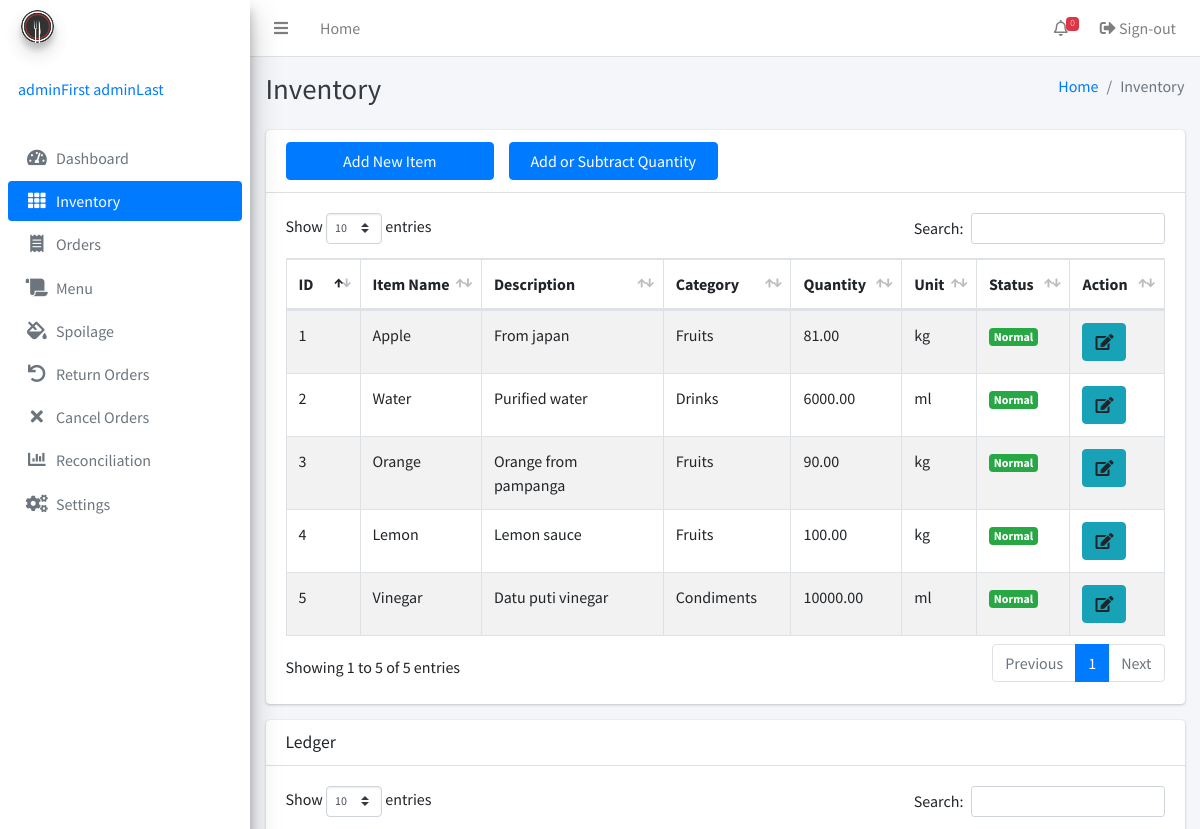
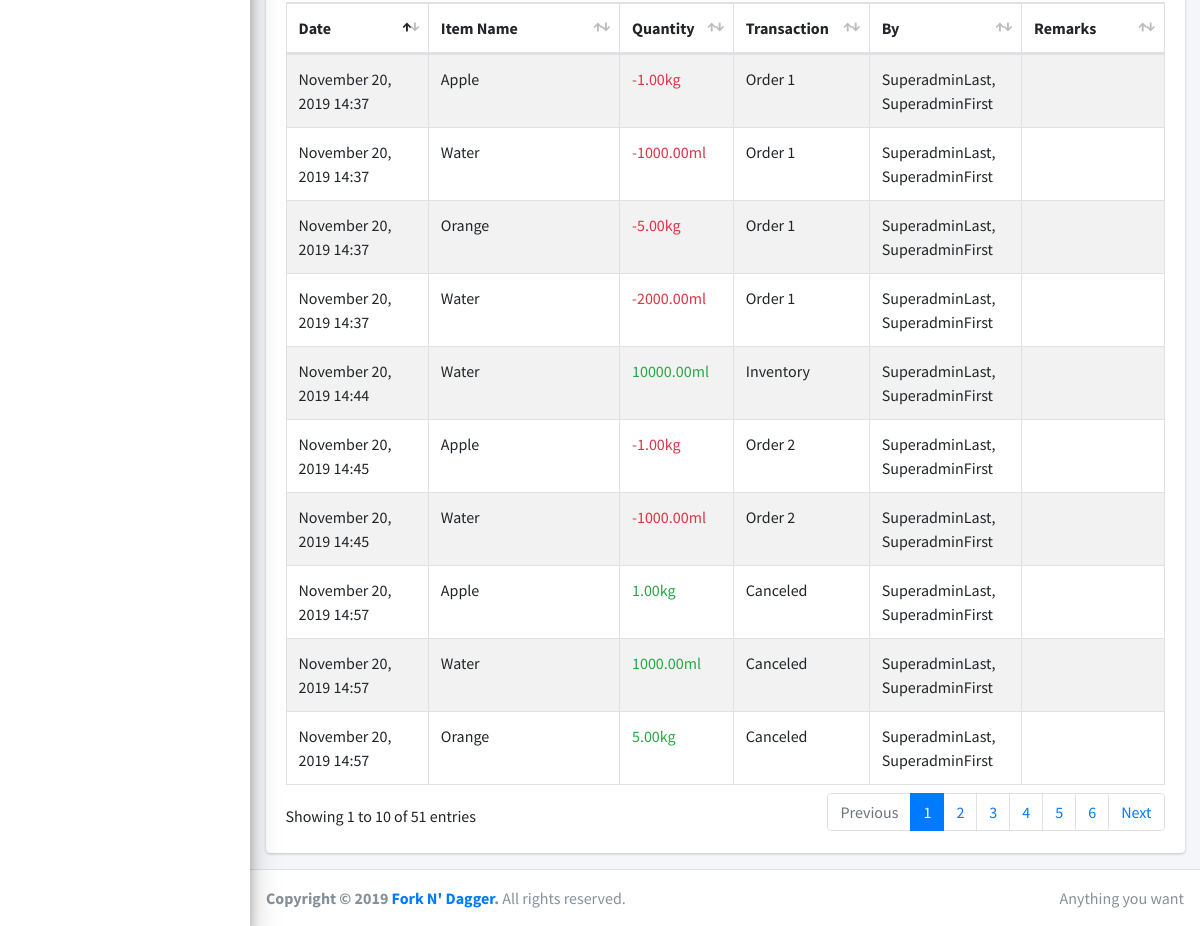
Before: /inventory.php (signed in) with the older database file (2 pictures, top to bottom).
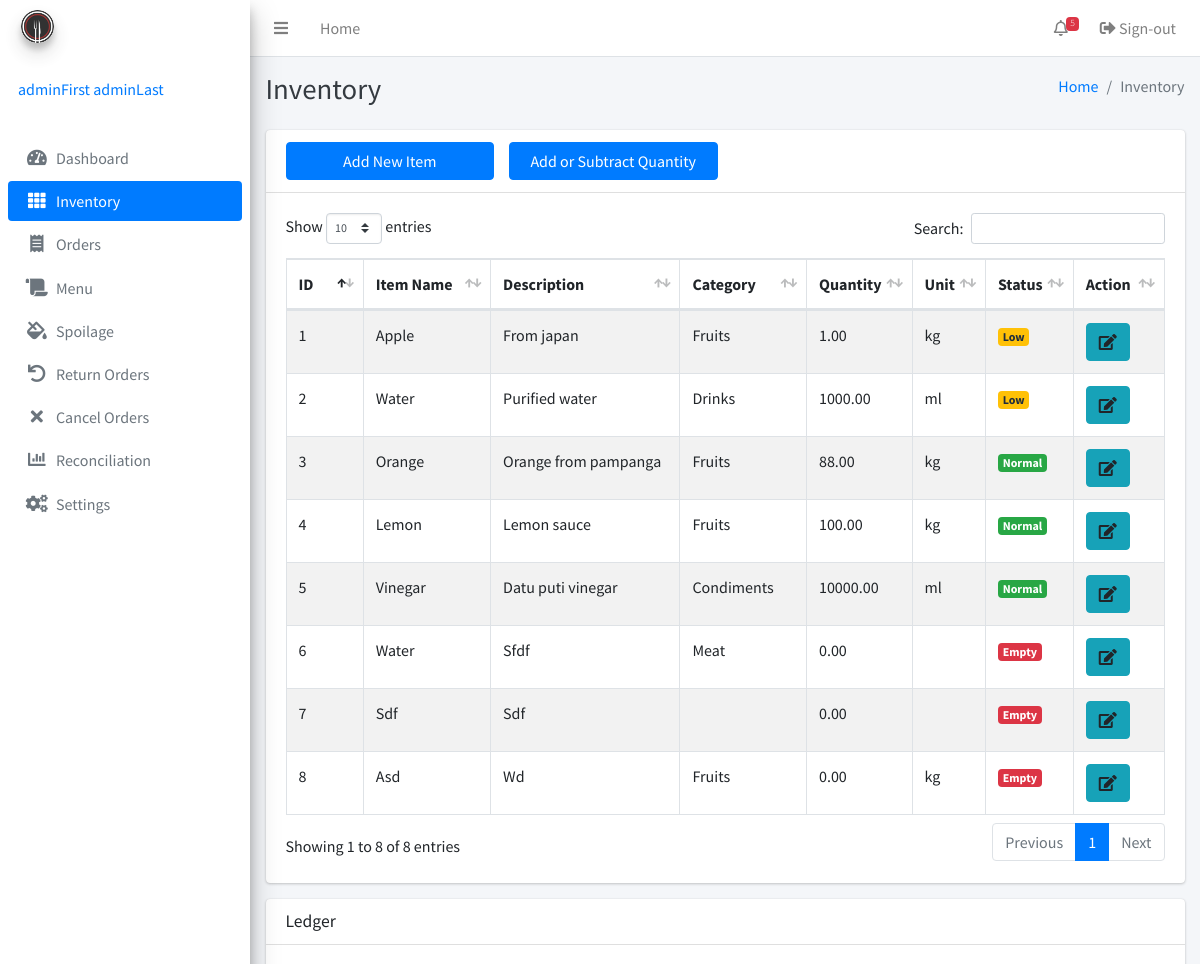
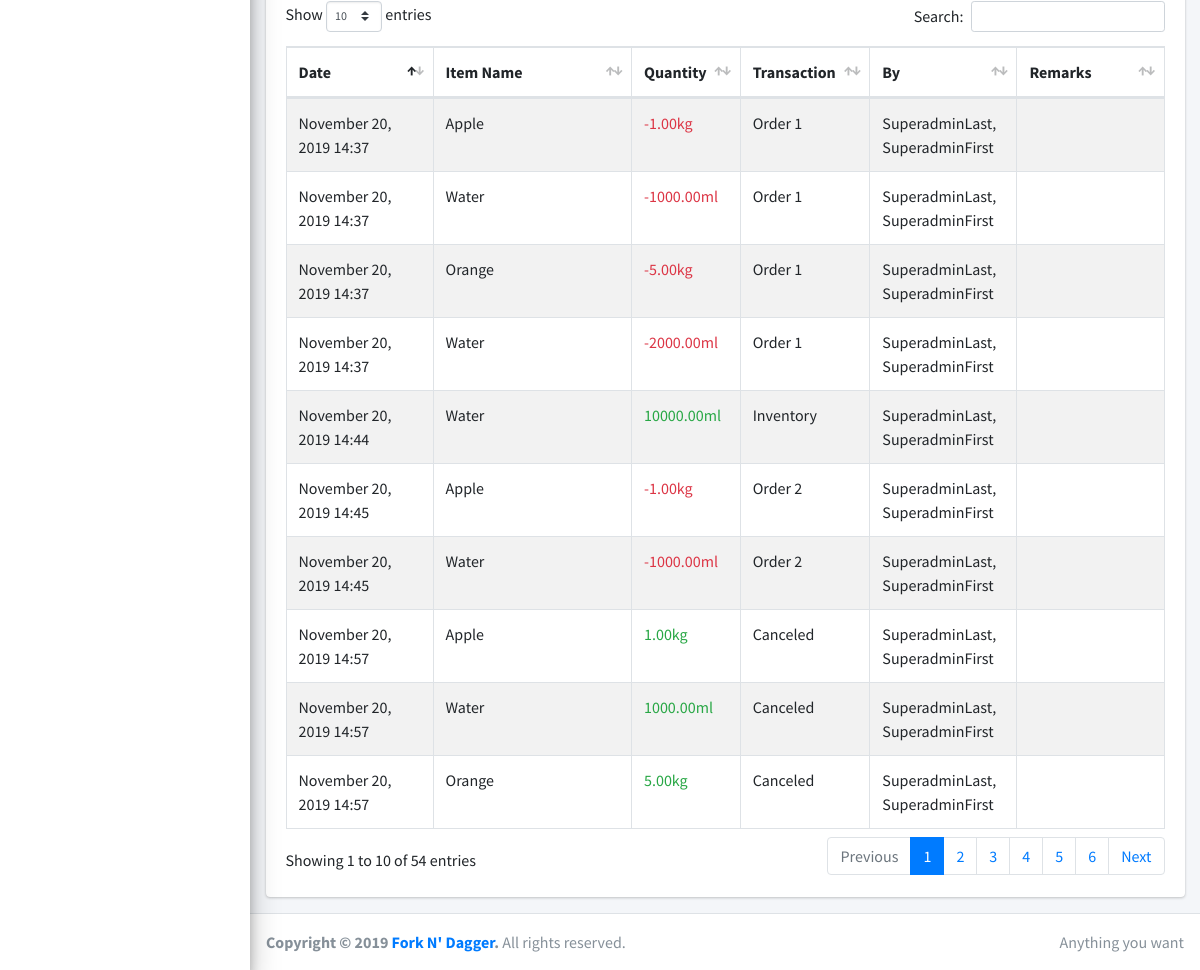
After: the same page with the newer database file (2 pictures, top to bottom).
### tables this page shows
CREATE TABLE IF NOT EXISTS `inventory` (
  `id` bigint(255) NOT NULL AUTO_INCREMENT,
  `itemname` varchar(255) NOT NULL,
  `description` varchar(255) NOT NULL,
  `quantity` decimal(65,2) UNSIGNED NOT NULL,
  `lowquantity` decimal(65,2) DEFAULT NULL,
  `categoryID` int(255) DEFAULT NULL,
  `unitID` int(255) DEFAULT NULL,
  `timestamp` timestamp(6) NOT NULL,
  `adminID` int(255) NOT NULL,
  PRIMARY KEY (`id`)
);

CREATE TABLE IF NOT EXISTS `category` (
  `id` bigint(255) NOT NULL AUTO_INCREMENT,
  `categoryname` varchar(255) NOT NULL,
  PRIMARY KEY (`id`),
  UNIQUE KEY `categoryname` (`categoryname`)
);

CREATE TABLE IF NOT EXISTS `uom` (
  `id` bigint(255) NOT NULL AUTO_INCREMENT,
  `uomname` varchar(255) NOT NULL,
  PRIMARY KEY (`id`),
  UNIQUE KEY `name` (`uomname`)
);

CREATE TABLE IF NOT EXISTS `ledger` (
  `id` bigint(255) NOT NULL AUTO_INCREMENT,
  `inventoryID` int(255) NOT NULL,
  `quantity` decimal(65,2) NOT NULL,
  `transaction` enum('Inventory','Order','Canceled','Returned','Spoilage') NOT NULL,
  `transactionID` bigint(255) DEFAULT NULL,
  `remarks` varchar(255) DEFAULT NULL,
  `timestamp` timestamp(6) NOT NULL,
  `adminID` int(255) NOT NULL,
  PRIMARY KEY (`id`)
);

### inc/session.php (called while the page is built, shortened)
<?php
	include 'inc/conn.php';;
	if(isset($_SESSION['admin'])){
		$query = $conn -> prepare("SELECT * FROM admins WHERE id = ? ");
		$query -> bind_param("s", $variable);
		$query -> execute();
		$result = $query->get_result();
		$user = mysqli_fetch_assoc($result);
		$role = $user['role'];
	}
	else{
		header('location: home.php');
		exit();
	}
?>

### inventory.php (the view, shortened to what this page needs)
<?php include 'inc/session.php'; ?>
<?php include 'inc/header.php'; ?>
<body class="hold-transition sidebar-mini">
<div class="wrapper">
<?php
$current = "inventory";
include 'inc/navbar.php'; ?>
<div class="content-wrapper">
    <div class="content-header">
      <div class="container-fluid">
        <div class="row mb-2">
          <div class="col-sm-6">
            <h1 class="m-0 text-dark">Inventory</h1>
          </div>
          <div class="col-sm-6">
            <ol class="breadcrumb float-sm-right">
              <li class="breadcrumb-item"><a href="#">Home</a></li>
              <li class="breadcrumb-item active">Inventory</li>
            </ol>
          </div>
        </div>
      </div>
    </div>
    <div class="content">
      <div class="container">
        <div class="row">
          <div class="col-12">
            <div class="card">
              <div class="card-header">
                <div class="row">
                  <div class="col-3">
                  <button type="button" class="btn btn-block btn-primary" data-toggle="modal" data-target="#item">Add New Item</button>
                  </div>
                  <div class="col-3">
                  <button type="button" class="btn btn-block btn-primary" data-toggle="modal" data-target="#quantity">Add or Subtract Quantity</button>
                  </div>
                </div>
              </div>
              <div class="card-body">
                <table class="table table-bordered table-striped display">
                  <thead>
                  <tr>
                    <th width="50">ID</th>
                    <th width="120">Item Name</th>
                    <th width="200">Description</th>
                    <th width="100">Category</th>
                    <th width="50">Quantity</th>
                    <th width="30">Unit</th>
                    <th width="30">Status</th>
                    <th width="50">Action</th>
                  </tr>
                  </thead>
                  <tbody>
                  <?php
                  $result3 = mysqli_query($conn, "SELECT *, inventory.id as 'invID' FROM inventory left join category on inventory.categoryID = category.id left join uom on inventory.unitID = uom.id");
                  while ($row = mysqli_fetch_array($result3)) {
                      if ($row['lowquantity'] >= $row['quantity']){
                        if ($row['quantity'] != 0){
                          $status ='warning';
                          $statustext ='Low';
                        } else{
                          $status ='danger';
                          $statustext ='Empty';
                        }
                      } else {
                        $status ='success';
                        $statustext ='Normal';
                      }
                        ?>
                  <tr>
                    <td><?php echo $row['invID'];?></td>
                    <td><?php echo ucwords($row['itemname']);?></td>
                    <td><?php echo ucfirst($row['description']);?></td>
                    <td><?php echo ucwords($row['categoryname']);?></td>
                    <td><?php echo $row['quantity'];?></td>
                    <td><?php echo strtolower($row['uomname']);?></td>
                    <td><span class="badge bg-<?php echo $status; ?>"><?php echo $statustext; ?></span></td>
                    <td>
                        <a data-toggle='modal' data-target='#view<?php echo $row['invID']; ?>' class="btn btn-info"><i class="fas fa-edit"></i></a>
                    </td>
                  </tr>
                  <div class="modal fade" id="view<?php echo $row['invID']; ?>">
                  <?php   } ?>
                  </tbody>
                </table>
              </div>
            </div>
          </div>
        </div>
        <div class="row">
          <div class="col-12">
            <div class="card">
              <div class="card-header">
                <h3 class="card-title">Ledger</h3>
              </div>
              <div class="card-body">
                <table class="table table-bordered table-striped display">
                  <thead>
                  <tr>
                    <th width="100">Date</th>
                    <th width="150">Item Name</th>
                    <th width="30">Quantity</th>
                    <th width="30">Transaction</th>
                    <th width="100">By</th>
                    <th width="100">Remarks</th>
                  </tr>
                  </thead>
                       <?php
                  $result3 = mysqli_query($conn, "SELECT *, ledger.quantity as ledQuan, ledger.timestamp as ledTime FROM ledger join inventory on ledger.inventoryID = inventory.id join uom on inventory.unitID = uom.id join admins on ledger.adminID = admins.id");
                  while ($row = mysqli_fetch_array($result3)) {
                      if ($row['ledQuan'] < 0){
                        $color ='red';
                      } else {
                        $color ='green';
                      }
                        ?>
                  <tr>
                    <td><?php echo date("F d, Y H:i", strtotime($row['ledTime']));?></td>
                    <td><?php echo ucwords($row['itemname']);?></td>
                    <td class="text-<?php echo $color;?>"><?php echo $row['ledQuan'];?><?php echo $row['uomname'];?></td>
                    <td><?php echo ucfirst($row['transaction']);?> <?php echo $row['transactionID'];?></td>
                    <td><?php echo ucfirst($row['lastname']);?>, <?php echo ucfirst($row['firstname']);?></td>
                    <td><?php echo ucfirst($row['remarks']);?></td>
                  </tr>
                  <?php   } ?>
                </table>
              </div>
            </div>
          </div>
        </div>
      </div>
    </div>
</div>
  <?php include 'inc/footer.php'; ?>
</div>
</body>
</html>

### inc/header.php (shortened to what this page needs)
<!DOCTYPE html>
<html lang="en">
<head>
  <link rel="stylesheet" href="plugins/fontawesome-free/css/all.min.css">
  <link rel="stylesheet" href="dist/css/adminlte.min.css">
  <link rel="stylesheet" href="plugins/datatables-bs4/css/dataTables.bootstrap4.css">
  <link rel="stylesheet" href="plugins/select2/css/select2.min.css">
  <link rel="stylesheet" href="plugins/select2-bootstrap4-theme/select2-bootstrap4.min.css">
  <link rel="stylesheet" href="plugins/icheck-bootstrap/icheck-bootstrap.min.css">
</head>

### inc/navbar.php (shortened to what this page needs)
  <nav class="main-header navbar navbar-expand navbar-white navbar-light">
    <ul class="navbar-nav">
      <li class="nav-item">
        <a class="nav-link" data-widget="pushmenu" href="#"><i class="fas fa-bars"></i></a>
      </li>
      <li class="nav-item d-none d-sm-inline-block">
        <a href="index3.html" class="nav-link">Home</a>
      </li>
    </ul>
    <ul class="navbar-nav ml-auto">
      <li class="nav-item dropdown">
        <a class="nav-link" data-toggle="dropdown" href="#">
          <i class="far fa-bell"></i>
        <?php
        $result3 = mysqli_query($conn, "SELECT count(*) as counted FROM inventory where lowquantity >= quantity or quantity = 0");
         $row1 = mysqli_fetch_assoc($result3);
         $counted = $row1['counted'];
         echo '<span class="badge badge-danger navbar-badge">'.$counted.'</span>';
        ?>
        </a>
      </li>
      <li class="nav-item">
        <a class="nav-link" href="logout.php"><i class="nav-icon fas fa-sign-out-alt"></i> Sign-out</a>
      </li>
    </ul>
  </nav>
  <aside class="main-sidebar sidebar-gray elevation-4">
    <a href="index3.html" class="brand-link">
      <img src="image/logo.png" alt="Fork N' Dagger Logo" class="brand-image img-circle elevation-3"
           style="opacity: .8">
      <span class="brand-text font-weight-light">Fork N' Dagger</span>
    </a>
    <div class="sidebar">
      <div class="user-panel mt-3 pb-3 mb-3 d-flex">
        <div class="info">
          <a href="#" class="d-block"><?php echo $user['firstname']. ' '.$user['lastname']; ?></a>
        </div>
      </div>
<?php
switch ($role): ?>
<?php default: ?>
      <nav class="mt-2">
        <ul class="nav nav-pills nav-sidebar flex-column" data-widget="treeview" role="menu" data-accordion="false">
          <li class="nav-item">
            <a href="index.php" class="nav-link <?php if($current == 'Dashboard') {echo 'active';} ?>">
              <i class="nav-icon fas fa-tachometer-alt"></i>
              <p>
                Dashboard
              </p>
            </a>
          </li>
          <li class="nav-item">
            <a href="inventory.php" class="nav-link <?php if($current == 'inventory') {echo 'active';} ?>" >
              <i class="nav-icon fas fa-th"></i>
              <p>
                Inventory
              </p>
            </a>
          </li>
          <li class="nav-item">
            <a href="order.php" class="nav-link <?php if($current == 'order') {echo 'active';} ?>">
              <i class="nav-icon fas fa-receipt"></i>
              <p>
                Orders
              </p>
            </a>
          </li>
          <li class="nav-item">
            <a href="menu.php" class="nav-link <?php if($current == 'menu') {echo 'active';} ?>">
              <i class="nav-icon fas fa-scroll"></i>
              <p>
                Menu
              </p>
            </a>
          </li>
          <li class="nav-item">
            <a href="spoilage.php" class="nav-link <?php if($current == 'spoilage') {echo 'active';} ?>">
              <i class="nav-icon fas fa-fill-drip"></i>
              <p>
                Spoilage
              </p>
            </a>
          </li>
          <li class="nav-item">
            <a href="returnorders.php" class="nav-link <?php if($current == 'return') {echo 'active';} ?>">
              <i class="nav-icon fas fa-undo"></i>
              <p>
                Return Orders
              </p>
            </a>
          </li>
          <li class="nav-item">
            <a href="cancelorders.php" class="nav-link <?php if($current == 'cancel') {echo 'active';} ?>">
              <i class="nav-icon fas fa-times"></i>
              <p>
                Cancel Orders
              </p>
            </a>
          </li>
          <li class="nav-item">
            <a href="reconciliation.php" class="nav-link <?php if($current == 'reconciliation') {echo 'active';} ?>">
              <i class="nav-icon fas fa-chart-bar"></i>
              <p>
                Reconciliation
              </p>
            </a>
          </li>
          <li class="nav-item">
            <a href="settings.php" class="nav-link <?php if($current == 'settings') {echo 'active';} ?>">
              <i class="nav-icon fas fa-cogs"></i>
              <p>
                Settings
              </p>
            </a>
          </li>
        </ul>
      </nav>
<?php endswitch; ?>
    </div>
  </aside>

### inc/footer.php
<footer class="main-footer">
	<div class="float-right d-none d-sm-inline">
	  Anything you want
	</div>
	<strong>Copyright &copy; 2019 <a href="">Fork N' Dagger</a>.</strong> All rights reserved.
</footer>

### inc/header.php (style rules this page uses)
p, h1, h2, h3, h4, h5, h6, label, td, dt, dd { user-select: none; -webkit-user-select: none; -khtml-user-select: none; -moz-user-select: none; -ms-user-select: none; }

Changed rows visible on the page:
changed inventory "Apple": quantity "81.00" → "1.00"; quantity "Normal" → "Low"
changed inventory "Purified water": quantity "6000.00" → "1000.00"; quantity "Normal" → "Low"
changed inventory "Orange": quantity "90.00" → "88.00"
added inventory: id "6", itemname "Water", description "Sfdf", categoryID.categoryname "Meat", quantity "0.00", quantity "Empty"
added inventory: id "7", itemname "Sdf", description "Sdf", quantity "0.00", quantity "Empty"
added inventory: id "8", itemname "Asd", description "Wd", categoryID.categoryname "Fruits", quantity "0.00", uom.uomname "kg", quantity "Empty"
Other visible differences:
$counted: "0" → "5"
text written by a page script: "Show entries Search: Showing 1 to 5 of 5 entries Previous 1 Next" → "Show entries Search: Showing 1 to 8 of 8 entries Previous 1 Next"
text written by a page script: "Show entries Search: Showing 1 to 10 of 51 entries Previous 1 2 3 4 5 6 Next" → "Show entries Search: Showing 1 to 10 of 54 entries Previous 1 2 3 4 5 6 Next"
